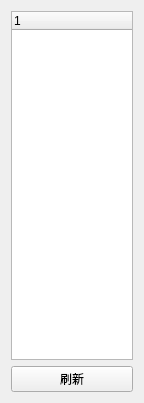
<?xml version="1.0" encoding="UTF-8"?>
<ui version="4.0">
 <class>Pdu_ListWid</class>
 <widget class="QWidget" name="Pdu_ListWid">
  <property name="geometry">
   <rect>
    <x>0</x>
    <y>0</y>
    <width>144</width>
    <height>403</height>
   </rect>
  </property>
  <property name="windowTitle">
   <string>Form</string>
  </property>
  <layout class="QGridLayout" name="gridLayout">
   <item row="0" column="0">
    <widget class="QTreeWidget" name="treeWidget">
     <column>
      <property name="text">
       <string notr="true">1</string>
      </property>
     </column>
    </widget>
   </item>
   <item row="1" column="0">
    <widget class="QPushButton" name="btn">
     <property name="text">
      <string>刷新</string>
     </property>
    </widget>
   </item>
  </layout>
 </widget>
 <resources/>
 <connections/>
</ui>
